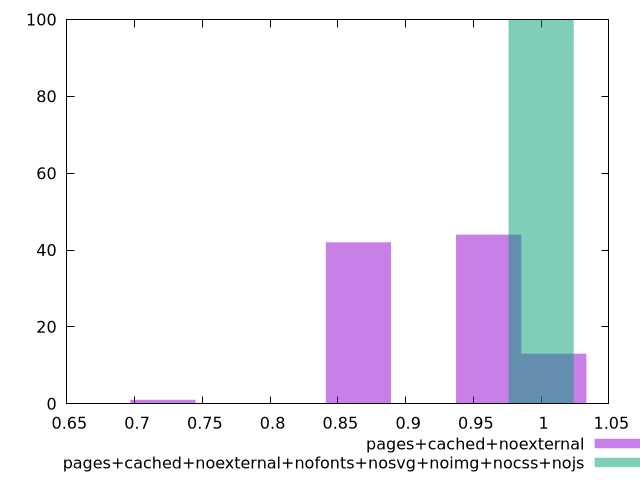

This chart was generated by the following gnuplot code:
$_pagesCachedNoexternal <<EOF
1.0093528137761372 13
0.8651595546652604 42
0.9612883940725115 44
0.7209662955543836 1
EOF
$_pagesCachedNoexternalNofontsNosvgNoimgNocssNojs <<EOF
1 100
EOF
set key outside below
set terminal pngcairo
set output "report_00005_2020-11-02T22-26-11.212Z/uses-http2/uses-http2_pages+cached+noexternal_pages+cached+noexternal+nofonts+nosvg+noimg+nocss+nojs+hist.png"
set boxwidth 0.04806441970362558
set style fill transparent solid 0.5 noborder
set yrange [0:100]
plot $_pagesCachedNoexternal title "pages+cached+noexternal" with boxes ,$_pagesCachedNoexternalNofontsNosvgNoimgNocssNojs title "pages+cached+noexternal+nofonts+nosvg+noimg+nocss+nojs" with boxes ,
